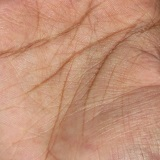
%> input picture colorpics/IMG_004 (4).JPG, 160 x 160 px
$ octave test1.m   (GNU Octave 9; MATLAB toolbox functions it lacks are replaced by stand-ins)
%> lines starting %> are read from the running program, lines starting %| are printed output that depends on the picture; in (x1, y1, x2, y2) boxes, pixels count from 0 and x2, y2 are one past the last pixel; in counts of white or black regions, pixels touching at a corner belong together; the program's own positions count from 1
### lineExtract.m
function image = lineExtract(im)
    im = im2double(im);

    f0 = [0 0 0 0 0; 0 0 0 0 0; 1 1 1 1 1; 0 0 0 0 0; 0 0 0 0 0] / 5;
    f45 = [1 0 0 0 0; 0 1 0 0 0; 0 0 1 0 0; 0 0 0 1 0; 0 0 0 0 1] / 5;
    f90 = [0 0 1 0 0; 0 0 1 0 0; 0 0 1 0 0; 0 0 1 0 0; 0 0 1 0 0] / 5;
    f135 = [0 0 0 0 1; 0 0 0 1 0; 0 0 1 0 0; 0 1 0 0 0; 1 0 0 0 0] / 5;

    figure1 = figure('Position', [100, 100, 1024, 1200]);
    %subplot
    subplot(5, 4, 1), imshow(im); hold on;
    title('original');

    %normalization
    low = stretchlim(im) + [-0.1; 0.1];
    im0 = imadjust(im, low, [0 1]);
%     im0 = im;
    subplot(5, 4, 2), imshow(im0);
    title('normalized');

    %make 4 copy of the images
    im45 = im0;
    im90 = im0;
    im135 = im0;

    %median filter
    im0 = medfilt2(im0);
    subplot(5, 4, 3), imshow(im0);
    title('median filter (0 deg image)');

    %fi filters
    im0 = filter2(im0, f0, 'full');
    im45 = filter2(im45, f45, 'full');
    im90 = filter2(im90, f90, 'full');
    im135 =filter2(im135, f135, 'full');

    subplot(5, 4, 5), imshow(im0);
    title('0 deg filter');
    subplot(5, 4, 6), imshow(im45);
    title('45 deg filter');
    subplot(5, 4, 7), imshow(im90);
    title('90 deg filter');
    subplot(5, 4, 8), imshow(im135);
    title('135 deg filter');

    %bottom hot
    len = 7;
    s0 = strel('line', len, 0);
    s45 = strel('line', len, 45);
    s90 = strel('line', len, 90);
    s135 = strel('line', len, 135);

    im0 = imbothat(im0, s0);
    im0 = imadjust(im0);
    im45 = imbothat(im45, s45);
    im45 = imadjust(im45);
    im90 = imbothat(im90, s90);
    im90 = imadjust(im90);
    im135 = imbothat(im135, s135);
    im135 = imadjust(im135);

    subplot(5, 4, 9), imshow(im0);
    title('bottom hat 0 deg');
    subplot(5, 4, 10), imshow(im45);
    title('bottom hat 45 deg');
    subplot(5, 4, 11), imshow(im90);
    title('bottom hat 90 deg');
    subplot(5, 4, 12), imshow(im135);
    title('bottom hat 135 deg');

    %combine the different images
    image = imfuse(im0,im90);
    image = imfuse(image,im45);
    image = imfuse(image,im135);
%     image = (im0 + im45 + im90 + im135) / 4;
    subplot(5, 4, 13), imshow(image);
    title('combined image');
    image =rgb2gray(image);
    subplot(5, 4, 14), imshow(image);
    title('to gray');

    %remove some noise
    m = mean(image(:));
    [row, col] = find(image <= 3*m);
    idx = sub2ind(size(image), row, col);
    image(idx) = 0;
    image = imadjust(image);
    subplot(5, 4, 15), imshow(image);
    title('noise removed');
%     figure, imshowpair(C, Ctemp, 'montage');

    %binarize image
    cbin = ones(size(image));
    m = mean(image(:));
    [row, col] = find(image <= m);
    idx = sub2ind(size(image), row, col);
    cbin(idx) = 0;
    subplot(5, 4, 16), imshow(cbin);
    title('binarized');
%     figure, imshow(cbin);

    %remove spikes
    image = remspikes(cbin, 8);
    image = imrotate(image, -180);
    subplot(5, 4, 17), imshow(image);
    title('cleaned');
%     figure, imshowpair(cbin, cfinal, 'montage');

    tightfig;

end

### remspikes.m
function image = remspikes(im, width)
    image = im;
    [m, n] = size(im);
    m = m - width;
    n = n - width;

    for t=1:m
        for k=1:n
            image = delspike(image, t, k, width);
        end
    end
end

### tightfig.m
function hfig = tightfig(hfig)
% tightfig: Alters a figure so that it has the minimum size necessary to
% enclose all axes in the figure without excess space around them.
%
% Note that tightfig will expand the figure to completely encompass all
% axes if necessary. If any 3D axes are present which have been zoomed,
% tightfig will produce an error, as these cannot easily be dealt with.
%
% hfig - handle to figure, if not supplied, the current figure will be used
% instead.

    if nargin == 0
        hfig = gcf;
    end

    % There can be an issue with tightfig when the user has been modifying
    % the contnts manually, the code below is an attempt to resolve this,
    % but it has not yet been satisfactorily fixed
%     origwindowstyle = get(hfig, 'WindowStyle');
    set(hfig, 'WindowStyle', 'normal');

    % 1 point is 0.3528 mm for future use

    % get all the axes handles note this will also fetch legends and
    % colorbars as well
    hax = findall(hfig, 'type', 'axes');

    % get the original axes units, so we can change and reset these again
    % later
    origaxunits = get(hax, 'Units');

    % change the axes units to cm
    set(hax, 'Units', 'centimeters');

    % get various position parameters of the axes
    if numel(hax) > 1
%         fsize = cell2mat(get(hax, 'FontSize'));
        ti = cell2mat(get(hax,'TightInset'));
        pos = cell2mat(get(hax, 'Position'));
    else
%         fsize = get(hax, 'FontSize');
        ti = get(hax,'TightInset');
        pos = get(hax, 'Position');
    end

    % ensure very tiny border so outer box always appears
    ti(ti < 0.1) = 0.15;

    % we will check if any 3d axes are zoomed, to do this we will check if
    % they are not being viewed in any of the 2d directions
    views2d = [0,90; 0,0; 90,0];

    for i = 1:numel(hax)

        set(hax(i), 'LooseInset', ti(i,:));
%         set(hax(i), 'LooseInset', [0,0,0,0]);

        % get the current viewing angle of the axes
        [az,el] = view(hax(i));

        % determine if the axes are zoomed
        iszoomed = strcmp(get(hax(i), 'CameraViewAngleMode'), 'manual');

        % test if we are viewing in 2d mode or a 3d view
        is2d = all(bsxfun(@eq, [az,el], views2d), 2);

        if iszoomed && ~any(is2d)
           error('TIGHTFIG:haszoomed3d', 'Cannot make figures containing zoomed 3D axes tight.')
        end

    end

    % we will move all the axes down and to the left by the amount
    % necessary to just show the bottom and leftmost axes and labels etc.
    moveleft = min(pos(:,1) - ti(:,1));

    movedown = min(pos(:,2) - ti(:,2));

    % we will also alter the height and width of the figure to just
    % encompass the topmost and rightmost axes and lables
    figwidth = max(pos(:,1) + pos(:,3) + ti(:,3) - moveleft);

    figheight = max(pos(:,2) + pos(:,4) + ti(:,4) - movedown);

    % move all the axes
    for i = 1:numel(hax)

        set(hax(i), 'Position', [pos(i,1:2) - [moveleft,movedown], pos(i,3:4)]);

    end

    origfigunits = get(hfig, 'Units');

    set(hfig, 'Units', 'centimeters');

    % change the size of the figure
    figpos = get(hfig, 'Position');

    set(hfig, 'Position', [figpos(1), figpos(2), figwidth, figheight]);

    % change the size of the paper
    set(hfig, 'PaperUnits','centimeters');
    set(hfig, 'PaperSize', [figwidth, figheight]);
    set(hfig, 'PaperPositionMode', 'manual');
    set(hfig, 'PaperPosition',[0 0 figwidth figheight]);

    % reset to original units for axes and figure
    if ~iscell(origaxunits)
        origaxunits = {origaxunits};
    end

    for i = 1:numel(hax)
        set(hax(i), 'Units', origaxunits{i});
    end

    set(hfig, 'Units', origfigunits);

%      set(hfig, 'WindowStyle', origwindowstyle);

end

### test1.m

% [16 lines of commented-out code are left out]
    im1 = imread('IMG_004 (4).JPG');
%> im1 is the input picture: size 160x160x3 uint8; mean R, G, B 194.6, 144.7, 119.2
%     im1 = imread('IMG_004 (5).JPG');
%     im1 = imread('IMG_005 (5).JPG');
%     im1 = imread('IMG_005 (6).JPG');

    %extract the blue layer
    imr = im1(:, :, 1);
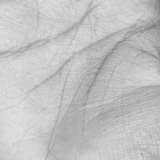
%> imr: size 160x160 uint8; min 120, max 235, mean 194.6
    img = im1(:, :, 2);
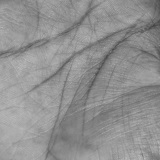
%> img: size 160x160 uint8; min 66, max 190, mean 144.7
    imb = im1(:, :, 3);
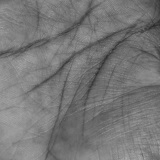
%> imb: size 160x160 uint8; min 40, max 172, mean 119.2
    imgray = rgb2gray(im1);

    % [6 lines of commented-out code are left out]

    image = lineExtract(imb);
%> in lineExtract, `low = stretchlim(im) + [-0.1; 0.1];`: low = [0.175; 0.708]
%> in lineExtract, `im135 =filter2(im135, f135, 'full');`:
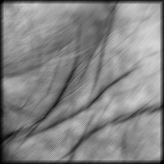
%> im135: size 164x164 double; min 0, max 0.843, mean 0.523
%> in lineExtract, `m = mean(image(:));`: m = 22.68
%> in lineExtract, `[row, col] = find(image <= 3*m);`: row = 24574 values from 1 to 164
%> in lineExtract, `m = mean(image(:));`: m = 13.65
%> in lineExtract, `cbin(idx) = 0;`:
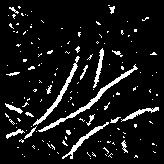
%> cbin: size 164x164 double; values 0 (black) and 1 (white), 8.6% white; 149 white regions (131 under 20 px), largest, box (x1, y1, x2, y2) and area: (38, 64, 138, 132) 445, (33, 56, 80, 126) 310, (62, 122, 109, 159) 217
%> after the loop in remspikes, `for t=1:m`:
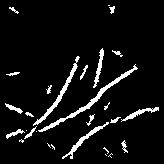
%> image: size 164x164 double; values 0 (black) and 1 (white), 6.7% white; 28 white regions (10 under 20 px), largest, box (x1, y1, x2, y2) and area: (38, 64, 138, 132) 445, (33, 56, 80, 126) 310, (62, 122, 109, 159) 217
%> in lineExtract, `image = imrotate(image, -180);`:
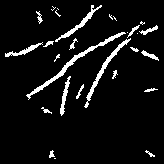
%> image: size 164x164 double; values 0 (black) and 1 (white), 6.7% white; 28 white regions (10 under 20 px), largest, box (x1, y1, x2, y2) and area: (26, 32, 126, 100) 445, (84, 38, 131, 108) 310, (55, 5, 102, 42) 217
